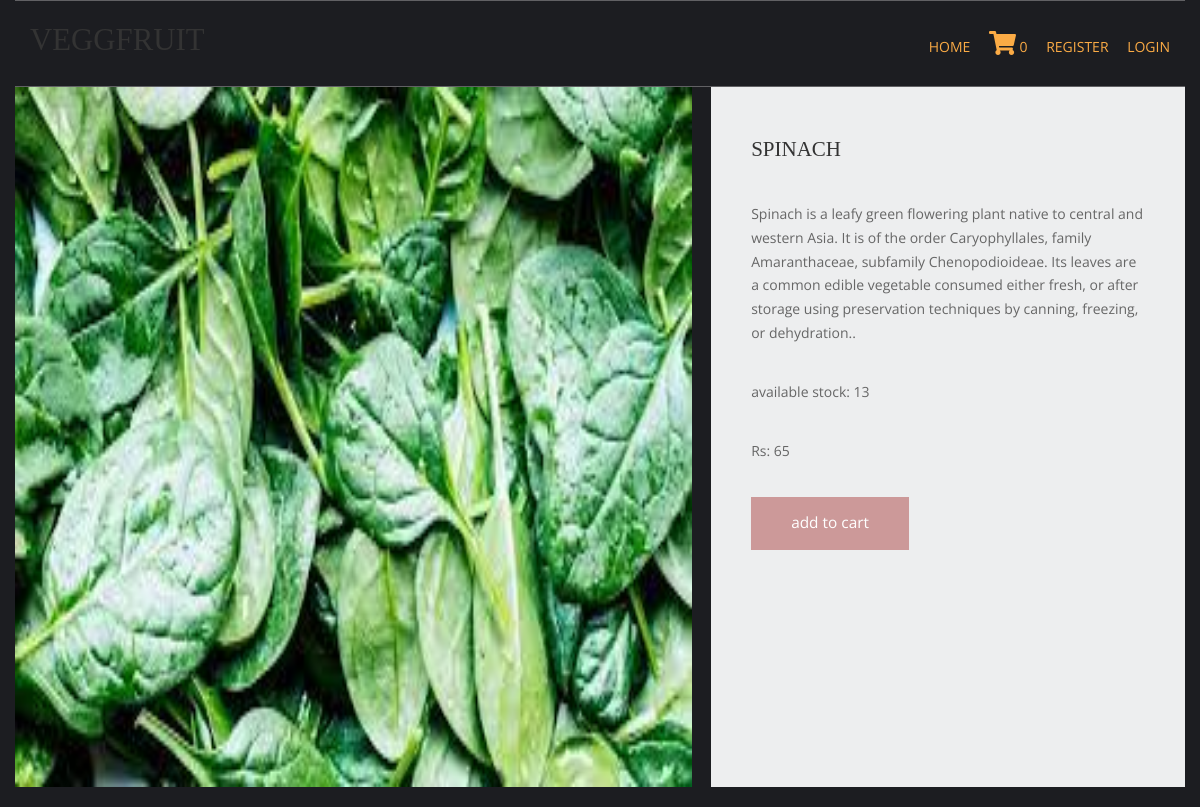
Screenshot of /greens/spinach/ with the database file from the repository.
### shop/models.py (models this page shows, shortened)
class products(models.Model):
    name=models.CharField(max_length=100,unique=True)
    slug=models.SlugField(max_length=100,unique=True)
    img=models.ImageField(upload_to='product')
    desc=models.TextField()
    available=models.BooleanField()
    stock=models.IntegerField()
    price=models.IntegerField()
    category=models.ForeignKey(categ,on_delete=models.CASCADE)

### shop/views.py (the view)
# urls.py: path('<slug:c_slug>/<slug:product_slug>/',views.prodDetails,name='details'),
def prodDetails(request,c_slug,product_slug):
    try:
        prod=products.objects.get(category__slug=c_slug,slug=product_slug)
    except Exception as e:
        raise e
    return render(request,'item.html',{'pr':prod})

### cart/context_processor.py (called while the page is built)
def count(request):
    item_count=0
    if 'admin' in request.path:
        return {}
    else:
        try:
            ct=cartlist.objects.filter(cart_id=c_id(request))
            cti=items.objects.filter(cart=ct[:1])
            for c in cti:
                item_count+=c.quan
        except cartlist.DoesNotExist:
            item_count=0
        return dict(itc=item_count)

### cart/views.py (called while the page is built)
def c_id(request):
    ct_id=request.session.session_key
    if not ct_id:
        ct_id=request.session.create()
    return c_id

### templates/item.html (shortened to what this page needs)
{% extends 'base.html' %}
{% load static %}
{% block content %}
<!DOCTYPE html>
<html lang="en">
<head>
    <link href="{% static 'pr/css/templatemo-comparto.css' %}" rel="stylesheet" />
    <link href="{% static 'pr/css/templatemo-comparto.css' %}" rel="stylesheet" />
</head>
<body>
        <section class="tm-mb-1" id="about">
            <div class="tm-row tm-about-row">
                <div class="tm-section-1-l">
                    <img src="{{pr.img.url}}" alt="About image" style="height: 700px;width: 900px;" class="tm-img-responsive">
                </div>
                <article class="tm-section-1-r tm-bg-color-8">
                    <h2 class="tm-mb-2 tm-title-color">{{pr.name}}</h2>
                    <p>{{pr.desc}}.</p>
                    <p>available stock: {{pr.stock}}</p>
                    <p>Rs: {{pr.price}}</p>
                    <a href="{% url 'addcart' pr.id %}" class="tm-btn tm-btn-1 tm-link-to-services">add to cart</a>
                </article>
            </div>
        </section>
</body>
</html>
{% endblock %}

### static/hm/layout/styles/layout.css (style rules this page uses)
*, *::before, *::after { transition:all .3s ease-in-out; }
body { color:#A5A6AA; background-color:#1C1D21; }
a { color:#FBAB45; }

### static/pr/css/templatemo-comparto.css (style rules this page uses)
*, *::before, *::after { box-sizing: border-box; outline: none; }
ul, h1, h2, h3, h4, p, figure { padding: 0; margin: 0; }
body { font-family: 'Open Sans', Arial, sans-serif; font-size: 18px; overflow-x: hidden; padding-left: 15px; padding-right: 15px; margin: 0; }
h2 { font-size: 1.5rem; }
a { transition: all 0.3s ease; text-decoration: none; }
p { color: #666; line-height: 1.7; margin-bottom: 35px; }
h1, h2, h3, h4, h5, h6 { color: #333; }
.tm-mb-1 { margin-bottom: 20px; }
.tm-mb-2 { margin-bottom: 40px; }
.tm-bg-color-8 { background-color: #EDEEEF; }
.tm-img-responsive { max-width: 100%; height: auto; }
.tm-section-1-l { width: 57.85%; margin-right: 1.65%; }
.tm-section-1-r { padding: 50px 40px; width: 40.5%; }
.tm-row { display: flex; }
.tm-btn { display: inline-block; padding: 15px 40px; font-size: 1.1rem; border: none; background-color: #CC9999; color: white; }
a { color: #666; }

### static/hm/layout/styles/framework.css (style rules this page uses)
html { overflow-y:scroll; overflow-x:hidden; }
html, body { margin:0; padding:0; font-size:14px; line-height:1.6em; }
*, *::before, *::after { box-sizing:border-box; }
a { outline:none; text-decoration:none; }
img { width:auto; max-width:100%; height:auto; margin:0; padding:0; border:none; line-height:normal; vertical-align:middle; }
body, input, textarea, select { font-family:Verdana, Geneva, sans-serif; }
h1, h2, h3, h4, h5, h6, .heading { font-family:Georgia, "Times New Roman", Times, serif; }
::placeholder { opacity:1; }
h1, h2, h3, h4, h5, h6, .heading { margin:0 0 20px 0; font-size:1.4rem; line-height:normal; font-weight:normal; text-transform:uppercase; }
address, article, aside, figcaption, figure, footer, header, main, nav, section { display:block; margin:0; padding:0; }

### rows the page displays
products: img (picture), name "SPINACH", desc "Spinach is a leafy green flowering plant native to central and western Asia. It is of the order Caryophyllales, family Amaranthaceae, subfamily Chenopodioideae. Its leaves are a common edible vegetable consumed either fresh, or after storage using preservation techniques by canning, freezing, or dehydration.", stock "13", price "65"

### other values shown
{{ itc }} "0"
